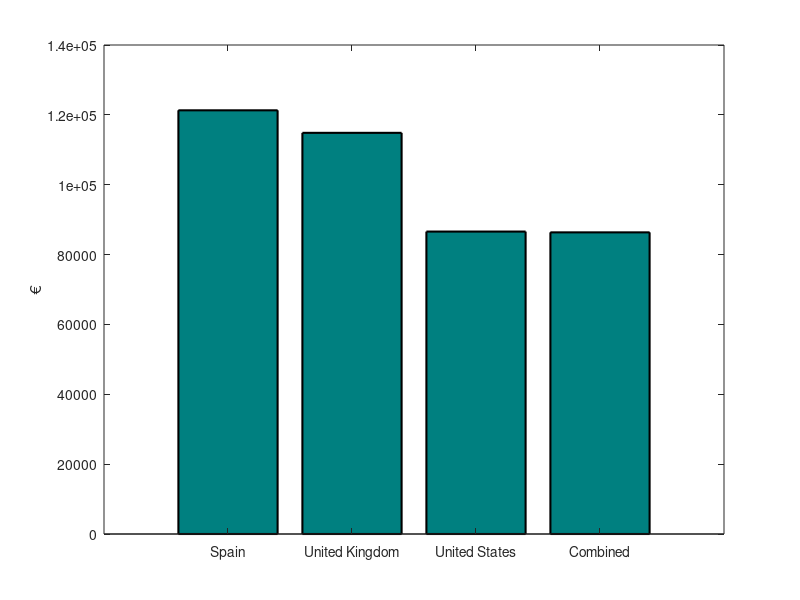

Write MATLAB code to recreate this figure.
load('pricing_results.mat');

figure(1);
b =  bar(price_comparation,'FaceColor',[0 .5 .5],'LineWidth',1.5);
ylabel('€');


%set(gca,'XTick',[1 2 3 4] );
set(gca,'XTickLabel',{'Spain', 'United Kingdom', 'United States', 'Combined'} );
hold off;